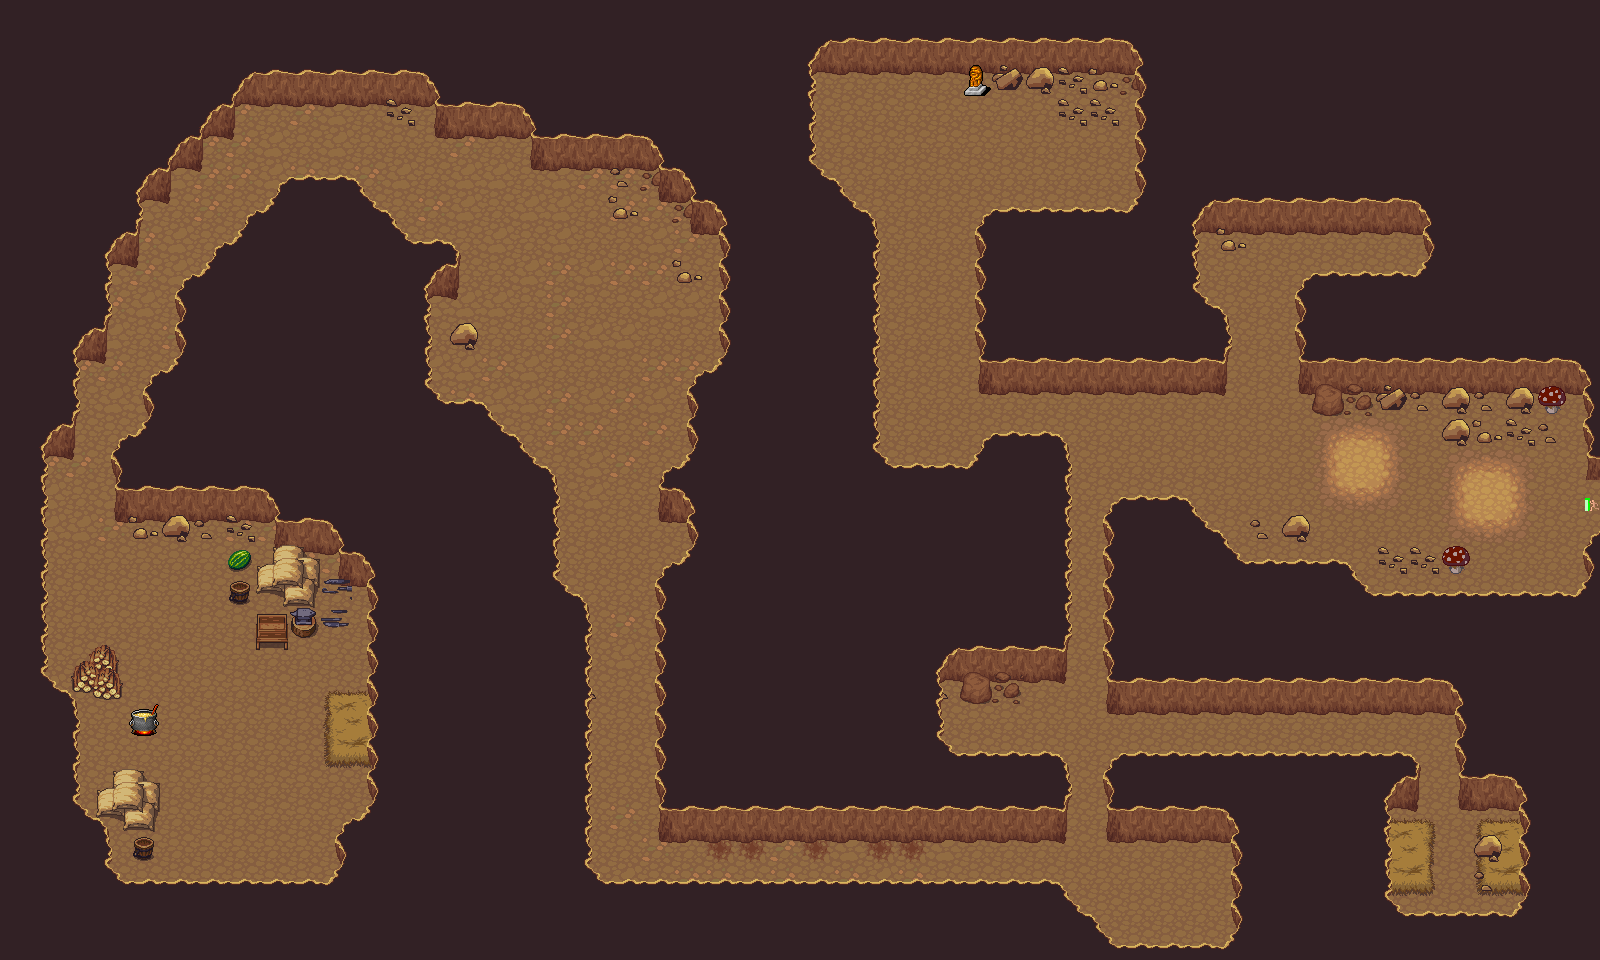

The image is a tile-based game level rendered from a .tmx file. Its description and source (layers, tilesets, objects; grid data summarised) follow:
An orthogonal 50x30 tile map with 32x32 px tiles, 5 tile layers (ground, decor low, walls, add walls, ...), 5 tilesets and 179 objects (138x wall, 14x treasure, 4x enemy s, 3x enemy, 3x enemy_r, ...).

<map version="1.2" tiledversion="1.3.2" orientation="orthogonal" renderorder="right-down" compressionlevel="0" width="50" height="30" tilewidth="32" tileheight="32" infinite="0" nextlayerid="11" nextobjectid="186">
 <tileset firstgid="1" source="terrain_tile_set.tsx" />
 <tileset firstgid="1025" source="full tileset.tsx" />
 <tileset firstgid="7105" source="dungen_crawler_1.tsx" />
 <tileset firstgid="10177" source="build2 atlas.tsx" />
 <tileset firstgid="11201" source="build atlas.tsx" />
 <layer id="1" name="ground" width="50" height="30">
  <data>[1500 cells, 1500 non-empty, 7 distinct tile ids]</data>
 </layer>
 <layer id="5" name="decor low" width="50" height="30">
  <data>[1500 cells, 26 non-empty, 10 distinct tile ids]</data>
 </layer>
 <layer id="2" name="walls" width="50" height="30">
  <data>[1500 cells, 451 non-empty, 20 distinct tile ids]</data>
 </layer>
 <layer id="3" name="add walls" width="50" height="30">
  <data>[1500 cells, 59 non-empty, 27 distinct tile ids]</data>
 </layer>
 <layer id="4" name="decor" width="50" height="30">
  <data>[1500 cells, 59 non-empty, 21 distinct tile ids]</data>
 </layer>
 <objectgroup id="9" name="obstacles">
  <object id="2" name="wall" x="1304" y="352" width="296" height="24" />
  <object id="3" name="wall" x="1176" y="200" width="264" height="24" />
  <object id="4" name="wall" x="1352" y="592" width="248" height="24" />
  <object id="5" name="wall" x="1584" y="376" width="16" height="216" />
  <object id="6" name="wall" x="1304" y="296" width="16" height="56" />
  <object id="7" name="wall" x="1304" y="280" width="136" height="16" />
  <object id="8" name="wall" x="1424" y="224" width="16" height="56" />
  <object id="9" name="wall" x="1112" y="504" width="80" height="16" />
  <object id="10" name="wall" x="984" y="360" width="240" height="16" />
  <object id="11" name="wall" x="1208" y="312" width="16" height="48" />
  <object id="12" name="wall" x="1176" y="224" width="16" height="56" />
  <object id="13" name="wall" x="1176" y="280" width="24" height="16" />
  <object id="14" name="wall" x="1184" y="296" width="24" height="16" />
  <object id="15" name="wall" x="1112" y="520" width="16" height="176" />
  <object id="16" name="wall" x="1048" y="440" width="16" height="224" />
  <object id="17" name="wall" x="1184" y="520" width="24" height="24" />
  <object id="18" name="wall" x="1200" y="544" width="32" height="16" />
  <object id="19" name="wall" x="1224" y="560" width="120" height="16" />
  <object id="20" name="wall" x="1336" y="576" width="24" height="16" />
  <object id="21" name="wall" x="1128" y="672" width="336" height="24" />
  <object id="22" name="wall" x="1464" y="672" width="16" height="120" />
  <object id="23" name="wall" x="1528" y="784" width="16" height="128" />
  <object id="24" name="wall" x="1376" y="784" width="16" height="128" />
  <object id="25" name="wall" x="1240" y="816" width="16" height="128" />
  <object id="26" name="wall" x="1112" y="760" width="16" height="64" />
  <object id="27" name="wall" x="1048" y="760" width="16" height="64" />
  <object id="28" name="wall" x="1128" y="760" width="288" height="24" />
  <object id="29" name="wall" x="1128" y="800" width="112" height="24" />
  <object id="30" name="wall" x="1104" y="944" width="152" height="24" />
  <object id="31" name="wall" x="568" y="880" width="488" height="24" />
  <object id="32" name="wall" x="664" y="800" width="384" height="24" />
  <object id="33" name="wall" x="936" y="752" width="112" height="24" />
  <object id="34" name="wall" x="920" y="640" width="16" height="136" />
  <object id="35" name="wall" x="936" y="744" width="8" height="8" />
  <object id="37" name="wall" x="936" y="640" width="112" height="24" />
  <object id="38" name="wall" x="968" y="672" width="16" height="24" />
  <object id="39" name="wall" x="856" y="216" width="16" height="240" />
  <object id="40" name="wall" x="984" y="216" width="16" height="144" />
  <object id="41" name="wall" x="880" y="464" width="96" height="16" />
  <object id="42" name="wall" x="864" y="456" width="16" height="16" />
  <object id="43" name="wall" x="976" y="448" width="16" height="32" />
  <object id="44" name="wall" x="992" y="432" width="56" height="24" />
  <object id="45" name="wall" x="664" y="568" width="16" height="232" />
  <object id="46" name="wall" x="696" y="496" width="16" height="72" />
  <object id="47" name="wall" x="696" y="376" width="16" height="104" />
  <object id="48" name="wall" x="664" y="472" width="16" height="32" />
  <object id="49" name="wall" x="680" y="464" width="16" height="48" />
  <object id="50" name="wall" x="680" y="560" width="16" height="16" />
  <object id="51" name="wall" x="568" y="600" width="16" height="264" />
  <object id="52" name="wall" x="568" y="864" width="24" height="16" />
  <object id="53" name="wall" x="536" y="472" width="16" height="112" />
  <object id="54" name="wall" x="544" y="584" width="24" height="64" />
  <object id="55" name="wall" x="520" y="456" width="16" height="24" />
  <object id="56" name="wall" x="504" y="440" width="16" height="24" />
  <object id="57" name="wall" x="488" y="424" width="16" height="24" />
  <object id="58" name="wall" x="472" y="408" width="16" height="24" />
  <object id="59" name="wall" x="432" y="400" width="40" height="24" />
  <object id="60" name="wall" x="416" y="392" width="16" height="24" />
  <object id="61" name="wall" x="408" y="256" width="16" height="136" />
  <object id="62" name="wall" x="424" y="240" width="16" height="40" />
  <object id="63" name="wall" x="440" y="248" width="16" height="32" />
  <object id="64" name="wall" x="400" y="240" width="24" height="16" />
  <object id="65" name="wall" x="384" y="232" width="16" height="24" />
  <object id="66" name="wall" x="376" y="216" width="16" height="16" />
  <object id="67" name="wall" x="360" y="200" width="16" height="24" />
  <object id="68" name="wall" x="344" y="184" width="16" height="24" />
  <object id="69" name="wall" x="288" y="176" width="56" height="16" />
  <object id="70" name="wall" x="232" y="72" width="208" height="16" />
  <object id="71" name="wall" x="440" y="104" width="96" height="16" />
  <object id="72" name="wall" x="536" y="136" width="120" height="16" />
  <object id="73" name="wall" x="664" y="168" width="24" height="16" />
  <object id="74" name="wall" x="696" y="200" width="24" height="16" />
  <object id="75" name="wall" x="720" y="200" width="16" height="168" />
  <object id="76" name="wall" x="712" y="368" width="24" height="16" />
  <object id="77" name="wall" x="688" y="168" width="16" height="32" />
  <object id="78" name="wall" x="656" y="136" width="16" height="32" />
  <object id="79" name="wall" x="536" y="104" width="16" height="32" />
  <object id="80" name="wall" x="440" y="72" width="16" height="32" />
  <object id="81" name="wall" x="280" y="192" width="16" height="16" />
  <object id="82" name="wall" x="264" y="208" width="32" height="16" />
  <object id="83" name="wall" x="248" y="216" width="16" height="16" />
  <object id="84" name="wall" x="240" y="232" width="16" height="16" />
  <object id="85" name="wall" x="216" y="248" width="32" height="16" />
  <object id="86" name="wall" x="208" y="264" width="16" height="16" />
  <object id="87" name="wall" x="184" y="280" width="32" height="16" />
  <object id="88" name="wall" x="184" y="296" width="16" height="64" />
  <object id="89" name="wall" x="176" y="360" width="24" height="16" />
  </objectgroup>
 <objectgroup id="6" name="enemies">
  <!-- 39 objects omitted --></objectgroup>
 <objectgroup id="10" name="traps">
  <!-- 29 objects omitted --></objectgroup>
 <objectgroup id="7" name="teleport">
  <!-- 20 objects omitted --></objectgroup>
 <objectgroup id="8" name="items">
  <!-- 19 objects omitted --></objectgroup>
</map>
<!-- 92 of 179 objects omitted -->
